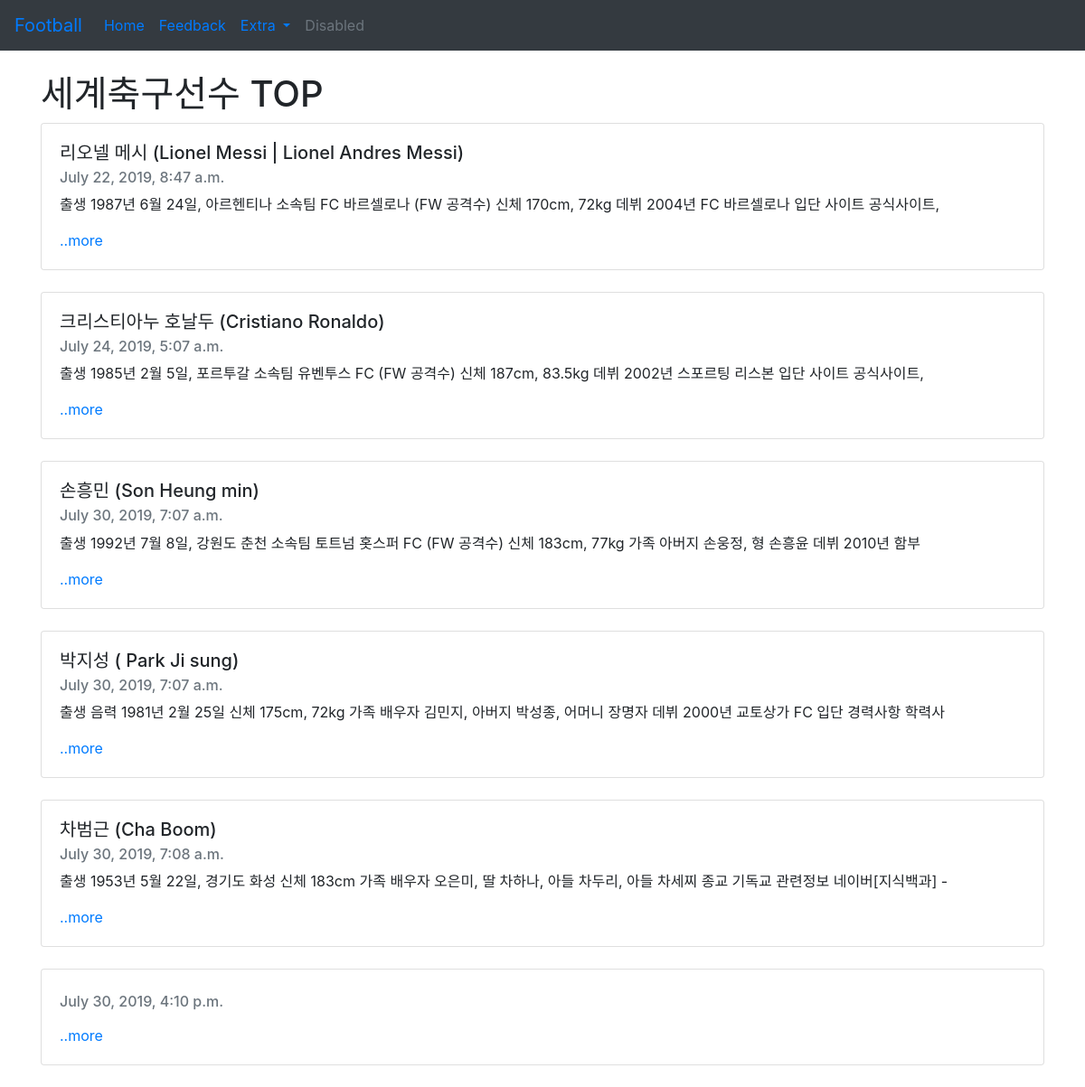
The page / on the database its author committed.
### blog/models.py (models this page shows, shortened)
class Blog(models.Model):
    objects = models.Manager()
    title = models.CharField(max_length = 200)
    pub_date = models.DateTimeField('date published')
    body = models.TextField()
    def summary(self):
        return self.body[:100]

### blog/views.py (the view)
# urls.py: 2. Add a URL to urlpatterns:  path('', views.home, name='home')
def home(request):
    blogs = Blog.objects #쿼리셋  #메소
    return render(request, 'home.html', {'blogs': blogs})

### blog/templates/home.html (shortened to what this page needs)
<head>
    <link rel="stylesheet" href="https://stackpath.bootstrapcdn.com/bootstrap/4.3.1/css/bootstrap.min.css">
</head>
<body>
    <nav class="navbar navbar-expand-lg navbar-blue bg-dark">
        <a class="navbar-brand" href="#">Football</a>
        <div class="collapse navbar-collapse" id="navbarSupportedContent">
          <ul class="navbar-nav mr-auto">
            <li class="nav-item active">
              <a class="nav-link" href="#">Home <span class="sr-only">(current)</span></a>
            </li>
            <li class="nav-item">
              <a class="nav-link" href="{% url 'new' %}">Feedback </a>
            </li>
            <li class="nav-item dropdown">
              <a class="nav-link dropdown-toggle" href="#" id="navbarDropdown" role="button" data-toggle="dropdown" aria-haspopup="true" aria-expanded="false">
                Extra
              </a>
            </li>
            <li class="nav-item">
              <a class="nav-link disabled" href="#" tabindex="-1" aria-disabled="true">Disabled</a>
            </li>
          </ul>
        </div>
      </nav>
</body>
<div class="container">
  <br>
  <h1>세계축구선수 TOP</h1>
</div>
{% for blog in blogs.all%}
<div class="container">
        <div class="card">
            <div class="card-body">
                <h5 class="card-title">{{blog.title}}</h5>
                <h6 class="card-subtitle mb-2 text-muted">{{blog.pub_date}}</h6>
                <p class="card-text">{{blog.summary}}</p>
                <a href="#" class="card-link">..more</a>
            </div>
        </div> <br>
      </div>
{%endfor%}

### rows shown on the page
Blog: title "리오넬 메시 (Lionel Messi | Lionel Andres Messi)", pub_date "July 22, 2019, 8:47 a.m.", summary "출생 1987년 6월 24일, 아르헨티나 소속팀 FC 바르셀로나 (FW 공격수) 신체 170cm, 72kg 데뷔 2004년 FC 바르셀로나 입단 사이트 공식사이트,"
Blog: title "크리스티아누 호날두 (Cristiano Ronaldo)", pub_date "July 24, 2019, 5:07 a.m.", summary "출생 1985년 2월 5일, 포르투갈 소속팀 유벤투스 FC (FW 공격수) 신체 187cm, 83.5kg 데뷔 2002년 스포르팅 리스본 입단 사이트 공식사이트,"
Blog: title "손흥민 (Son Heung min)", pub_date "July 30, 2019, 7:07 a.m.", summary "출생 1992년 7월 8일, 강원도 춘천 소속팀 토트넘 홋스퍼 FC (FW 공격수) 신체 183cm, 77kg 가족 아버지 손웅정, 형 손흥윤 데뷔 2010년 함부"
Blog: title "박지성 ( Park Ji sung)", pub_date "July 30, 2019, 7:07 a.m.", summary "출생 음력 1981년 2월 25일 신체 175cm, 72kg 가족 배우자 김민지, 아버지 박성종, 어머니 장명자 데뷔 2000년 교토상가 FC 입단 경력사항 학력사"
Blog: title "차범근 (Cha Boom)", pub_date "July 30, 2019, 7:08 a.m.", summary "출생 1953년 5월 22일, 경기도 화성 신체 183cm 가족 배우자 오은미, 딸 차하나, 아들 차두리, 아들 차세찌 종교 기독교 관련정보 네이버[지식백과] -"
Blog: pub_date "July 30, 2019, 4:10 p.m."
